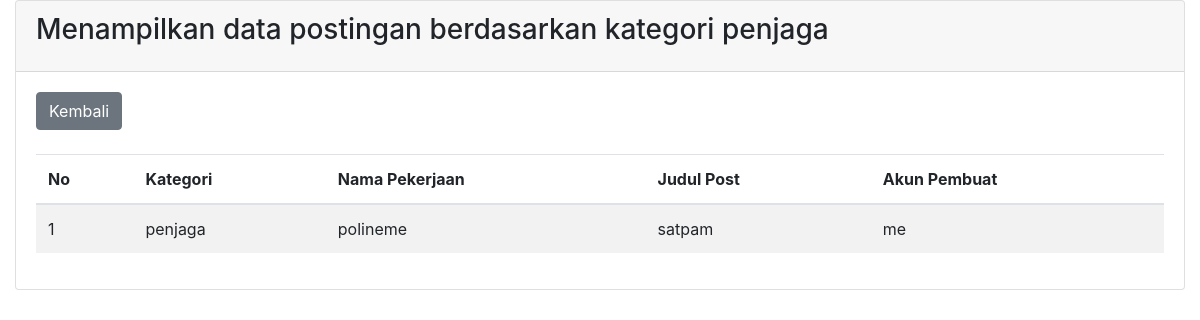
Page /app/menu/list-kategori.php?kategori=penjaga on the committed database.
### tables this page shows
CREATE TABLE `detail_post` (
  `id_post` int(20) NOT NULL,
  `nama` varchar(30) NOT NULL,
  `judul_post` varchar(20) NOT NULL,
  `deskripsi_post` text NOT NULL,
  `link_lamar` varchar(200) NOT NULL,
  `foto` varchar(255) DEFAULT NULL,
  `id_akun` int(20) NOT NULL,
  `id_kategori` int(20) NOT NULL
);

CREATE TABLE `kategori` (
  `id_kategori` int(20) NOT NULL,
  `kategori` varchar(20) NOT NULL
);

CREATE TABLE `akun` (
  `id_akun` int(20) NOT NULL,
  `username` varchar(10) NOT NULL,
  `password` text NOT NULL,
  `email` varchar(25) NOT NULL,
  `no_hp` varchar(14) NOT NULL,
  `level` enum('admin','user') NOT NULL
);

### app/menu/list-kategori.php (the view, shortened to what this page needs)
<!DOCTYPE html>
<html lang="en">
<head>
    <link rel="stylesheet" href="https://maxcdn.bootstrapcdn.com/bootstrap/4.0.0/css/bootstrap.min.css">
</head>
<body>
    <section class="content">
        <div class="container-fluid">
            <div class="row">
                <div class="col-12">
                    <div class="card">
                        <div class="card-header">
                            <h3 class="card-title">Menampilkan data postingan berdasarkan kategori <?php echo $_GET['kategori'] ?></h3>
                        </div>
                        <div class="card-body">
                            <a href="#" onclick="history.back()" class="btn btn-secondary">Kembali</a>
                            <br><br>
                            <?php
                        include('config.php');
                        $no = 0;
                           $query = mysqli_query($koneksi, "SELECT detail_post.*, kategori.kategori, akun.username
                               FROM detail_post
                               INNER JOIN kategori ON detail_post.id_kategori = kategori.id_kategori
                               INNER JOIN akun ON detail_post.id_akun = akun.id_akun
                               WHERE kategori= '" . $_GET['kategori'] . "'");
                           $rowCount = mysqli_num_rows($query);
                           if ($rowCount > 0) {
                               ?>
                               <table id="random" class="table table-striped">
                                   <thead>
                                       <tr>
                                           <th>No</th>
                                           <th>Kategori</th>
                                           <th>Nama Pekerjaan</th>
                                           <th>Judul Post</th>
                                           <th>Akun Pembuat</th>
                                       </tr>
                                   </thead>
                                   <tbody>
                                       <?php
                                       while ($posting = mysqli_fetch_array($query)) {
                                           $no++;
                                       ?>
                                           <tr>
                                               <td><?php echo $no; ?></td>
                                               <td><?php echo $posting['kategori']; ?></td>
                                               <td><?php echo $posting['nama']; ?></td>
                                               <td><?php echo $posting['judul_post']; ?></td>
                                               <td><?php echo $posting['username']; ?></td>
                                           </tr>
                                       <?php
                                       }
                                       ?>
                                   </tbody>
                               </table>
                           <?php
                           } else {
                               echo "<p>Belum ada data.</p>";
                           }
                           ?>
                        </div>
                    </div>
                </div>
            </div>
        </div>
    </section>
</body>
</html>

### rows in the picture
detail_post: id_kategori.kategori "penjaga", nama "polineme", judul_post "satpam", id_akun.username "me"

### other values in the picture
$_GET['kategori'] "penjaga"
